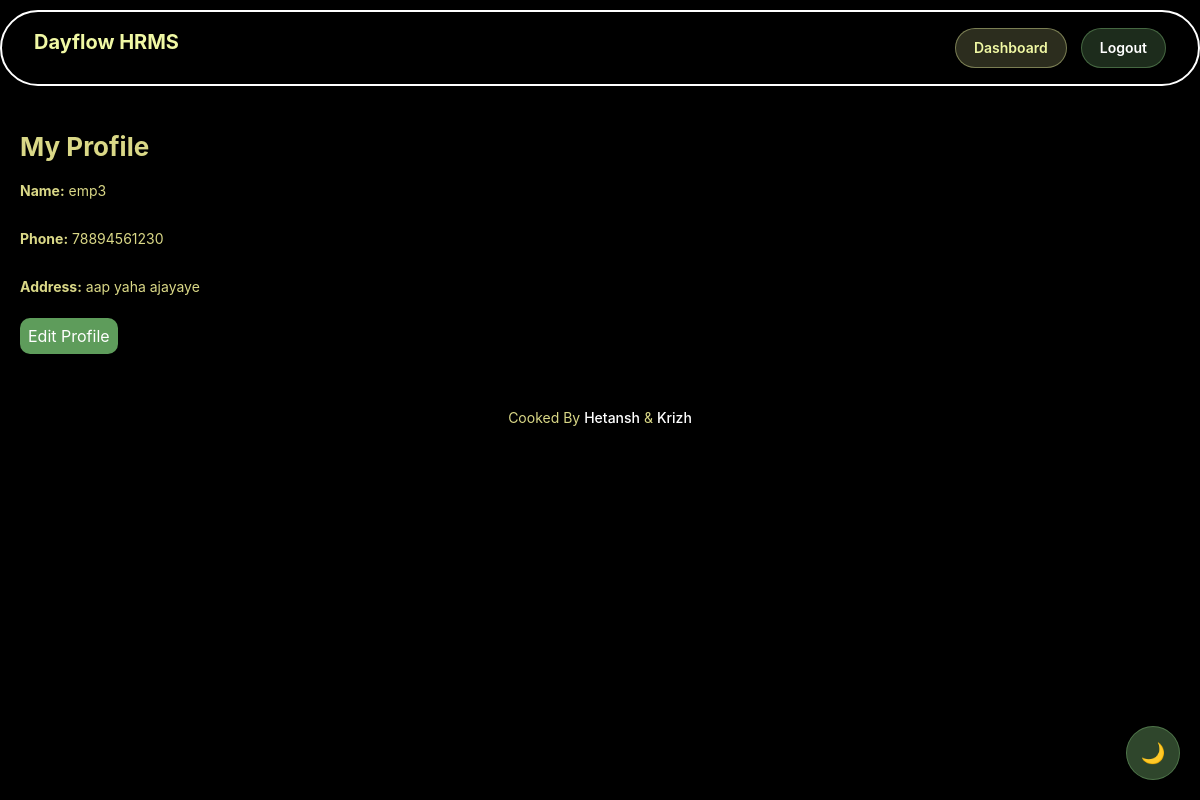
The app's page /employee/profile (signed in) with its own data.
### models.py (models this page shows)
class EmployeeProfile(db.Model):
    __tablename__ = "employee_profiles"
    id = db.Column(db.Integer, primary_key=True)
    user_id = db.Column(db.Integer, db.ForeignKey("users.id"), nullable=False)
    full_name = db.Column(db.String(100))
    phone = db.Column(db.String(20))
    address = db.Column(db.Text)
    job_title = db.Column(db.String(100))
    salary = db.Column(db.Float)
    profile_picture = db.Column(db.String(200))

### app.py (the view)
@app.route("/employee/profile")
@login_required
def employee_profile():
    if current_user.role != "EMPLOYEE":
        return redirect(url_for("login"))
    profile = EmployeeProfile.query.filter_by(user_id=current_user.id).first()
    return render_template("employee/profile.html", profile=profile)

### app.py (called while the page is built)
@login_manager.user_loader
def load_user(user_id):
    return User.query.get(int(user_id))

@app.after_request
def disable_cache(response):
    response.headers["Cache-Control"] = "no-store, no-cache, must-revalidate, private"
    response.headers["Pragma"] = "no-cache"
    response.headers["Expires"] = "0"
    return response

### templates/employee/profile.html
{% extends "base.html" %}
{% block content %}
<div class="profile-employee">
<h2>My Profile</h2>
<p><strong>Name:</strong> {{ profile.full_name if profile else "" }}</p>
<br>
<p><strong>Phone:</strong> {{ profile.phone if profile else "" }}</p>
<br>
<p><strong>Address:</strong> {{ profile.address if profile else "" }}</p>
<br>
<a href="{{ url_for('edit_employee_profile') }}">Edit Profile</a>
</div>
{% endblock %}

### static/style.css (style rules this page uses)
* { margin: 0; padding: 0; box-sizing: border-box; }
html, body { min-height: 100%; }
body { color: #1f2933; line-height: 1.6; background: #000; overflow-x: hidden; font-family: "Inter", system-ui, sans-serif; }
.profile-employee a { background-color:#5e9c5b; padding: 8px; border-radius: 10px; text-decoration: none; color: white; }
h2 { font-size: 26px; margin-bottom: 12px; color: #DAD887; }
p { color: #DAD887; font-size: 14px; }

### records on screen
EmployeeProfile: full_name "emp3", phone "78894561230", address "aap yaha ajayaye"
